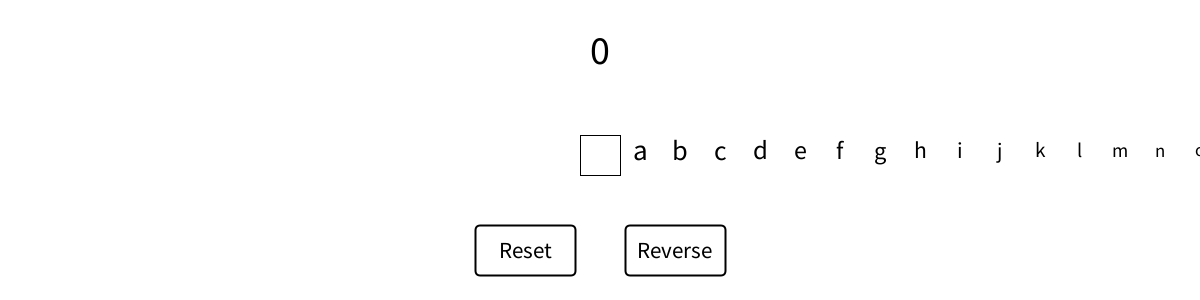
Frame 1 (no input)
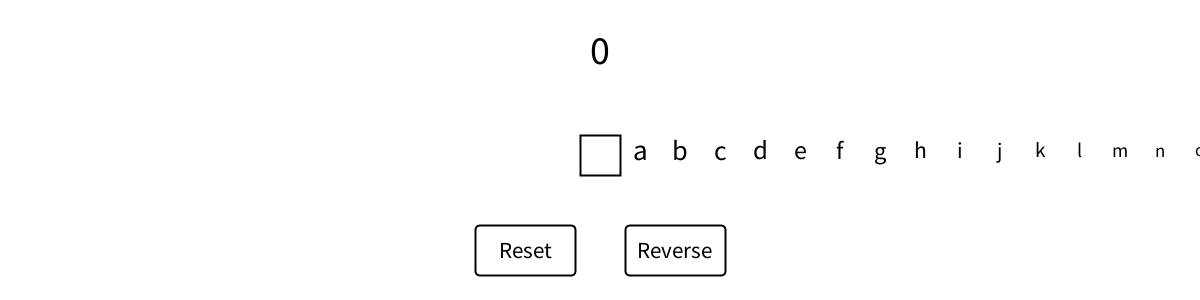
Frame 60 (the mouse pressed at the canvas centre just before this capture)
Frame 120 (the mouse held since frame 60 and released just before this capture): identical to frame 60, image omitted

The Processing sketch that drew these frames (run headless with seeded random() and noise(); from frame 60 on, the mouse is pressed at the canvas centre):

// Processing sketch: Typing
// ── Typing.pde
char a[] = {'a', 'b', 'c', 'd', 'e', 'f', 'g', 'h', 'i', 'j', 'k', 'l', 'm', 'n', 'o', 'p', 'q', 'r', 's', 't', 'u', 'v', 'w', 'x', 'y', 'z'};
ArrayList<Character> inputs = new ArrayList<Character>();
boolean start, flag, end;
float time, t1;
float x, y;
letter l[];
Button Reset;
Button Reverse;

void setup() {
  size(1200, 300); 
  Init();
  InitButton();
}

void draw() {
  Box();
  Time();
  Color();
  Reset.Draw();
  Reverse.Draw();
}

void Init() {
  frameRate(60);
  textSize(30);
  textAlign(CENTER, CENTER);
  x = width/2 + 40;
  l = new letter[26];
  for (int i=0; i<l.length; i++) {
    l[i] = new letter(x, a[i]);
    x += 40;
  }
}

void InitButton() {
  Reset = new Button(width/2 - 75, 250, 100, 50);
  Reset.Color(255);
  Reset.Stroke(2, 0);
  Reset.Text("Reset", 0, 23);
  Reset.mouseOver(50, 155, 50);
  Reset.Edge(5, 5, 5, 5);
  
  Reverse = new Button(width/2 + 75, 250, 100, 50);
  Reverse.Color(255);
  Reverse.Stroke(2, 0);
  Reverse.Text("Reverse", 0, 23);
  Reverse.mouseOver(50, 155, 50);
  Reverse.Edge(5, 5, 5, 5);
}

void keyPressed() {
  start = true;
  if (inputs.size() < 26 && !error()) {
    inputs.add(new Character(key));
    for (letter k : l)
      k.x -= 40;
  }
  if (inputs.size() == 26)
    end = true;
  if (key == ' ') Reset();
  if (key == '0') Reverse();
}

void mousePressed() {
  if (Reset.mouseOver()) {
    Reset();
  } 
  if(Reverse.mouseOver()) {
    Reverse();
  }
}

// ── Button.pde

class Button {
  int TextSize=1;
  int StrokeWeight = 0;
  color ButtonColor = color(0, 0, 0);
  color TextColor = color(255, 255, 255);
  color StrokeColor = color(0, 0, 0);
  color mouseOverColor = color(0,0,0);
  float TextX, TextY;
  float Edge1, Edge2, Edge3, Edge4;
  float ButtonX, ButtonY, ButtonW, ButtonH;
  String Text = " ";
  boolean noFill = false;
  boolean circle = false;
  
  Button() {
  }

  Button(float x, float y, float w, float h) {
    ButtonX = x;
    ButtonY = y;
    ButtonW = w;
    ButtonH = h;
    TextX = x;
    TextY = y;
  }  

  void Color(color c) {
    ButtonColor = c;
    mouseOverColor = c;
  }

  void Color(int r, int g, int b) {
    ButtonColor = color(r, g, b);
    mouseOverColor = color(r, g, b);
  }

  void Text(String t, color c, int ts) {
    Text = t;
    TextSize = ts;
    TextColor = c;
  }

  void Text(String t, float x, float y, color c, int ts) {
    Text = t;
    TextX = x;
    TextY = y;
    TextSize = ts;
    TextColor = c;
  }

  void Text(String t, int r, int g, int b, int ts) {
    Text = t;
    TextSize = ts;
    TextColor = color(r, g, b);
  }

  void Text(String t, float x, float y, int r, int g, int b, int ts) {
    Text = t;
    TextX = x;
    TextY = y;
    TextSize = ts;
    TextColor = color(r, g, b);
  }

  void Stroke(int sw) {
    StrokeWeight = sw;
    StrokeColor = ButtonColor;
  }

  void Stroke(int sw, color c) {
    StrokeWeight = sw;
    StrokeColor = c;
  }

  void Stroke(int sw, int r, int g, int b) {
    StrokeWeight = sw;
    StrokeColor = color(r, g, b);
  }

  void Edge(float e1, float e2, float e3, float e4) {
    Edge1 = e1;
    Edge2 = e2;
    Edge3 = e3;
    Edge4 = e4;
  }
  
  void mouseOver(color c) {
    mouseOverColor = c;
  }

  void mouseOver(int r, int g, int b) {
    mouseOverColor = color(r, g, b);
  }
  
  boolean mouseOver() {
    if (mouseX > ButtonX - ButtonW/2 && mouseX < ButtonX + ButtonW/2 && mouseY > ButtonY - ButtonH/2 && mouseY < ButtonY + ButtonH/2){
      return true;
    } else return false;
  }
  
  boolean mousePressed() {
    if(mouseOver() && mousePressed) return true;
    else return false;
  }
  
  void Nofill() {
    noFill = true;
  }
  
  void circle() {
    circle = true;
  }
  
  void Draw() {
    if (mouseOver())
      fill(mouseOverColor);
    else
      fill(ButtonColor);
    rectMode(CENTER);
    stroke(StrokeColor);
    strokeWeight(StrokeWeight);
    if(noFill) noFill();
    if(circle) ellipse(ButtonX, ButtonY, ButtonW, ButtonH);
    else  rect(ButtonX, ButtonY, ButtonW, ButtonH, Edge1, Edge2, Edge3, Edge4);
    fill(TextColor);
    textSize(TextSize);
    textAlign(CENTER, CENTER);
    text(Text, TextX, TextY);
  }
}

// ── letter.pde
class letter {
  float x,y;
  char a;
  color c = color(0,0,0);
  
  letter(float _x,char _c) {
    x = _x;
    y = height/2;
    a = _c;
  }
  
  void show() {
    fill(c);
    textSize(30-abs((width/2-x)/50));
    text(a,x,y);
  }
}

void Box() {
  background(255);
  noFill();
  stroke(0);
  rectMode(CENTER);
  rect(width/2, height/2+5, 40, 40);
  for (letter a : l)
    a.show();
}

boolean error() {
  boolean flag = false;
  for (int i=0; i<inputs.size(); i++)
    if (a[i] != inputs.get(i)) {      
      flag = true;
      break;
    }
  return flag;
}

void Time() {
  textSize(40);
  if(start && !flag) {
    t1 = millis();
    flag = true;
  }
  if(!end && !error())
    time = millis() -t1;
  if(flag)
    text(time/1000,width/2,50);
  else text(0,width/2,50);
}

void Color() {
  for(int i=0;i<inputs.size();i++) {
    if(a[i] == inputs.get(i)) {
      l[i].c = color(50,200,50);
    } else {
      l[i].c = color(200,50,50);
    }
  }
}

void Reset() {
  inputs = new ArrayList<Character>();
  Init();
  t1 = millis();
  start = false;
  flag = false;
  end = false;
}

void Reverse() {
  char[] b = new char[26];
  for(int i=a.length-1, j=0;i>=0;i--,j++) {
    b[j] = a[i];
  }
  a = b;
  Reset();
}
